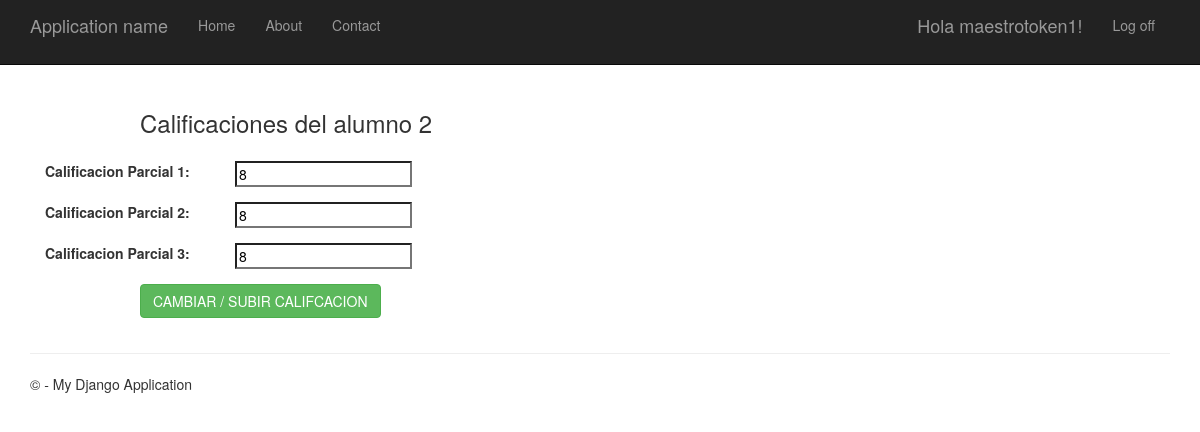
The app's page /edit/2 (signed in) with its own data.
### app/models.py (models this page shows)
class Historial(models.Model):
    Matricula_ID    = models.ForeignKey(Alumno, on_delete=models.CASCADE)
    Materia_ID      = models.ForeignKey(Materia, on_delete=models.CASCADE)
    Periodo_ID      = models.CharField(max_length=10,default='2020-2021')
    Semestre        = models.CharField(max_length=3)
    Calif_Parcial_1 = models.CharField(max_length=3)
    Calif_Parcial_2 = models.CharField(max_length=3)
    Calif_Parcial_3 = models.CharField(max_length=3)
    class Meta:
        db_table = "historial"

### app/views.py (the view)
# urls.py: path('edit/<int:id>', views.edit,name='edit'),
def edit(request, id):
    historial = Historial.objects.get(id=id)
    return render(request,
                  'app/edit.html',
                  {
                      'historial':historial
                      }
                  )

### app/templates/app/edit.html (shortened to what this page needs)
﻿{% extends "app/layout.html" %}
{% block content %}
<form method="POST" class="post-form" action="/update/{{historial.id}}">
    <div class="container">
    <br>
        <div class="form-group row">
            <label class="col-sm-1 col-form-label"></label>
            <div class="col-sm-4">
                <h3>Calificaciones del alumno {{ historial.id }}</h3>
            </div>
        </div>
        <div class="form-group row">
        <label class="col-sm-2 col-form-label" for="id_Calif_Parcial_3">Calificacion Parcial 1:</label>
            <div class="col-sm-4">
                <input type="text" name="Calif_Parcial_1"  required id="id_Calif_Parcial_1" maxlength="3" value="{{ historial.Calif_Parcial_1  }}"/>
            </div>
        </div>
        <div class="form-group row">
        <label class="col-sm-2 col-form-label" for="id_Calif_Parcial_2">Calificacion Parcial 2:</label>
            <div class="col-sm-4">
                <input type="text" name="Calif_Parcial_2"  required id="id_Calif_Parcial_2" maxlength="3" value="{{ historial.Calif_Parcial_2  }}"/>
            </div>
        </div>
        <div class="form-group row">
        <label class="col-sm-2 col-form-label" for="id_Calif_Parcial_3">Calificacion Parcial 3:</label>
            <div class="col-sm-4">
                <input type="text" name="Calif_Parcial_3"  required id="id_Calif_Parcial_3" maxlength="3" value="{{ historial.Calif_Parcial_3  }}"/>
            </div>
        </div>
        <div class="form-group row">
            <label class="col-sm-1 col-form-label"></label>
            <div class="col-sm-4">
                <button type="submit"
                        class="btn btn-success">
                        CAMBIAR / SUBIR CALIFCACION
                </button>
            </div>
        </div>
    </div>
</form>
{% endblock %}

### app/templates/app/loginpartial.html (shortened to what this page needs)
{% if user.is_authenticated %}
<form id="logoutForm" action="/logout/" method="post" class="navbar-right">
    <ul class="nav navbar-nav navbar-right">
        <li><span class="navbar-brand">Hola  {{ user.username }}!</span></li>
        <li><a href="javascript:document.getElementById('logoutForm').submit()">Log off</a></li>
    </ul>
</form>
{% else %}
<ul class="nav navbar-nav navbar-right">
    <li><a href="{% url 'login' %}">Log in</a></li>
</ul>
{% endif %}

### app/static/app/content/site.css (style rules this page uses)
body { padding-top: 50px; padding-bottom: 20px; }
input, select, textarea { max-width: 280px; }

### records on screen
Historial: id "2", Calif_Parcial_1 "8", Calif_Parcial_2 "8", Calif_Parcial_3 "8"

### other values on screen
{{ user.username }} "maestrotoken1"
